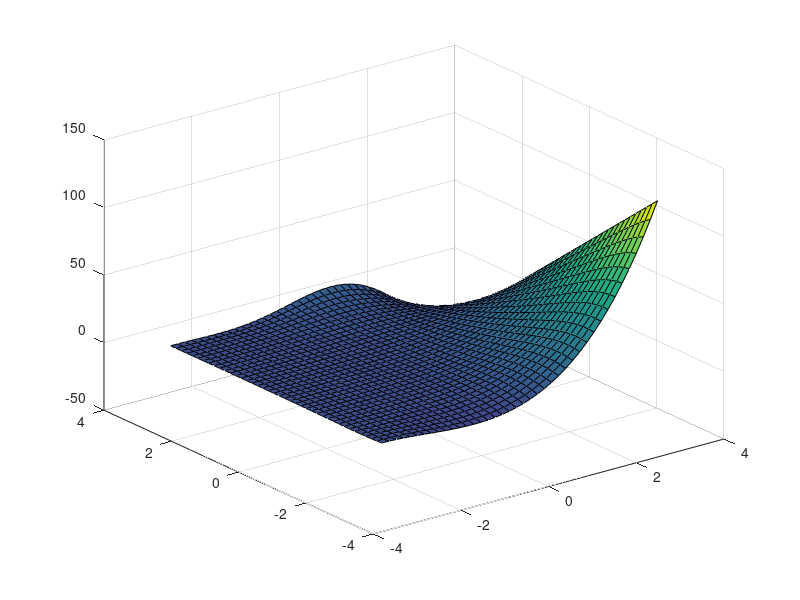

This figure's MATLAB source:
clc
clear all
%Splits up the domain of interest. 2 pi is the length
%and width of the rectangle
N = 40;
d_x = 2*pi/(N-1);
d_y = 2*pi/(N-1);

a_x = -pi; %left edge
b_x = pi; %right edge
a_y = -pi; %bottom edge
b_y = pi; %top edge

x = a_x:d_x:b_x; 
y = a_y:d_y:b_y;

%Time domain
t = 4; %seconds
d_t = d_x^2/4;

%The dirchelet boundary conditions
f_a = (x-a_x).^2.*cos(pi*x/(a_x)); %top boundary 
g_a = x.*(x-a_x).^2; %bottom edge

%The initial solution at t = 0
U_init = zeros(N,N);
U_init(N,:) = f_a;
U_init(1,:) = g_a; 
U_init(:,N) = g_a(N) + (y-a_y)/(b_y - a_y)*(f_a(N) - g_a(N));

%Explicit Method
U_solut = U_init;
lam = .5*d_t/d_x^2;

%initial error value, set high to make sure condition is not met automatically
error = 10;

for t = 0:d_t:10
    U_init = U_solut;
for i = 2:N-1
    for j = 1:N-1
        %Neumannn conditions with ghost node
        if i >= 2 && j == 1 && i <= N-1
             U_solut(i,j) = lam*(2* U_init(i, j+1) + U_init(i+1,j) + U_init(i-1,j)) + (1-4*lam)*(U_init(i,j)); 
        %interior points
        else
             U_solut(i,j) = lam*(U_init(i,j-1)+U_init(i, j+1) + U_init(i+1,j) + U_init(i-1,j)) + (1-4*lam)*(U_init(i,j)); 
        end
    end

end
        %This finds the relative error
        error = abs(mean(mean(U_solut)) - mean(mean(U_init)))/abs(mean(mean(U_solut)));
    
       if error < .001
            disp(t)
       break
       end
    surf(x,y,U_solut)
    drawnow
end
